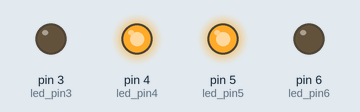
The sketch below on a simulated Arduino Uno, built with avr-gcc and run on an emulated ATmega328P. Shown: output pins drawn as LEDs (lit = HIGH).

Above: at 0.1 s.
At 1.6 s:
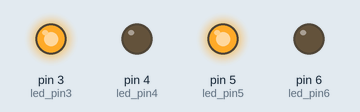
At 3.1 s:
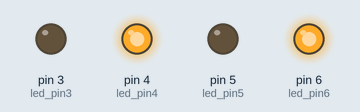
At 6.1 s:
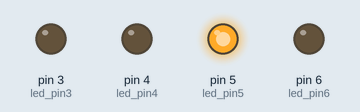
At 9.1 s:
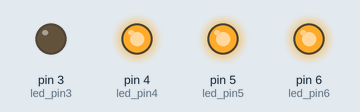
At 11.6 s:
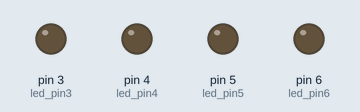
Timing chart, 0 to 13.1 s (numbered marks = the images above):
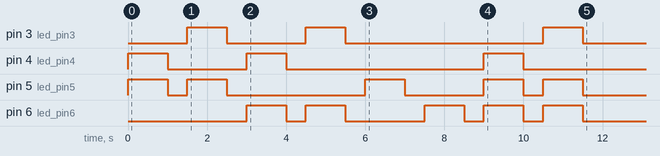

The sketch:

sketch_feb07a.ino
```cpp
#define led_pin3 3
#define led_pin4 4
#define led_pin5 5
#define led_pin6 6

void setup() {
  pinMode(led_pin3, OUTPUT);
  pinMode(led_pin4, OUTPUT);
  pinMode(led_pin5, OUTPUT);
  pinMode(led_pin6, OUTPUT);
}
void off(){
  digitalWrite(led_pin3, LOW);
  digitalWrite(led_pin4, LOW);
  digitalWrite(led_pin5, LOW);
  digitalWrite(led_pin6, LOW);
}
void first(){
  digitalWrite(led_pin3, LOW);
  digitalWrite(led_pin4, HIGH);
  digitalWrite(led_pin5, HIGH);
  digitalWrite(led_pin6, LOW);
}
void second(){
  digitalWrite(led_pin3, HIGH);
  digitalWrite(led_pin4, LOW);
  digitalWrite(led_pin5, HIGH);
  digitalWrite(led_pin6, LOW);
}
void third(){
  digitalWrite(led_pin3, LOW);
  digitalWrite(led_pin4, HIGH);
  digitalWrite(led_pin5, LOW);
  digitalWrite(led_pin6, HIGH);
}
void fourth(){
  digitalWrite(led_pin3, HIGH);
  digitalWrite(led_pin4, LOW);
  digitalWrite(led_pin5, LOW);
  digitalWrite(led_pin6, HIGH);
}
void fs(){
  digitalWrite(led_pin3, LOW);
  digitalWrite(led_pin4, LOW);
  digitalWrite(led_pin5, HIGH);
  digitalWrite(led_pin6, LOW);
}
void tf(){
  digitalWrite(led_pin3, LOW);
  digitalWrite(led_pin4, LOW);
  digitalWrite(led_pin5, LOW);
  digitalWrite(led_pin6, HIGH);
}
void ft(){
  digitalWrite(led_pin3, LOW);
  digitalWrite(led_pin4, HIGH);
  digitalWrite(led_pin5, HIGH);
  digitalWrite(led_pin6, HIGH);
}
void sf(){
  digitalWrite(led_pin3, HIGH);
  digitalWrite(led_pin4, LOW);
  digitalWrite(led_pin5, HIGH);
  digitalWrite(led_pin6, HIGH);
}

void loop() {
  first();
  delay(1000);
  off();
  delay(500);
  second();
  delay(1000);
  off();
  delay(500);
  third();
  delay(1000);
  off();
  delay(500);
  fourth();
  delay(1000);
  off();
  delay(500);
  fs();
  delay(1000);
  off();
  delay(500);
  tf();
  delay(1000);
  off();
  delay(500);
  ft();
  delay(1000);
  off();
  delay(500);
  sf();
  delay(1000);
  off();
  delay(50000);
}
```

Measured:
- by itself, pin 3 (led_pin3), pin 4 (led_pin4): goes HIGH 1.0 s, LOW 2.0 s, HIGH 1.0 s, LOW 5.0 s, HIGH 1.0 s, then LOW
- by itself, pin 5 (led_pin5): LOW → HIGH at 0.00 s, → LOW 1.0 s later, → HIGH 0.50 s later, → LOW 1.0 s later, … (10 changes in this stretch)
- by itself, pin 6 (led_pin6): LOW → HIGH at 3.0 s, → LOW 1.0 s later, → HIGH 0.50 s later, → LOW 1.0 s later, … (10 changes in this stretch)
